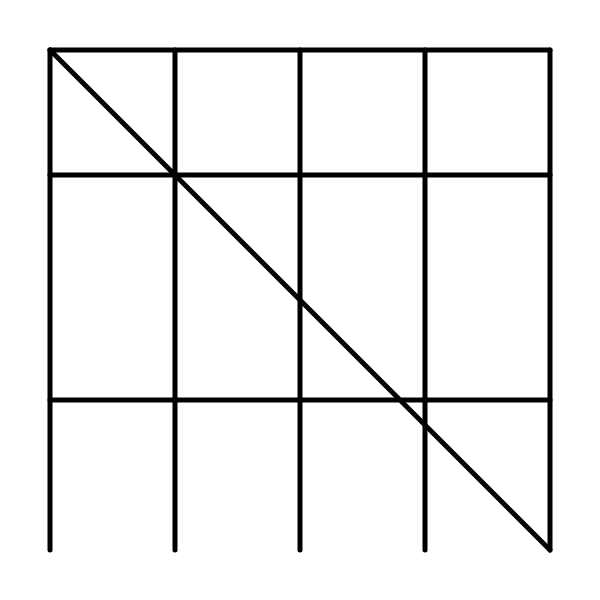
Frame 1 (no input)
Frame 60 (no input): identical to frame 1, image omitted
Frame 120 (the mouse pressed at the canvas centre since frame 60): identical to frame 1, image omitted

The p5.js sketch that drew this single still picture (run headless with seeded random() and noise() and a simulated clock; from frame 60 on, the mouse is pressed at the canvas centre):

// p5.js sketch
// ── sketch.js
function setup() {
  createCanvas(600, 600);
}

function draw() {
  background(255);
  stroke(0);
  strokeWeight(5);
  line(50,50, 50,550);
  line(50,50, 550,50);
  line(550,50,550,550);
  line(300,50,300,550);
  line(50,50,550,550);
  line(50,400,550,400);
  line(175,50,175,550);
  line(425,50,425,550);
  line(50,175,550,175);
  
}
